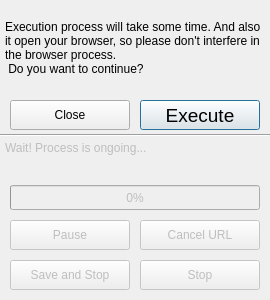
<?xml version="1.0" encoding="UTF-8"?>
<ui version="4.0">
 <class>Dialog</class>
 <widget class="QDialog" name="Dialog">
  <property name="geometry">
   <rect>
    <x>0</x>
    <y>0</y>
    <width>270</width>
    <height>300</height>
   </rect>
  </property>
  <property name="minimumSize">
   <size>
    <width>270</width>
    <height>150</height>
   </size>
  </property>
  <property name="maximumSize">
   <size>
    <width>270</width>
    <height>2005</height>
   </size>
  </property>
  <property name="windowTitle">
   <string>Progress Viewer</string>
  </property>
  <widget class="QPushButton" name="executePB">
   <property name="geometry">
    <rect>
     <x>140</x>
     <y>100</y>
     <width>120</width>
     <height>30</height>
    </rect>
   </property>
   <property name="font">
    <font>
     <pointsize>14</pointsize>
     <weight>50</weight>
     <italic>false</italic>
     <bold>false</bold>
    </font>
   </property>
   <property name="text">
    <string>Execute</string>
   </property>
  </widget>
  <widget class="QLabel" name="label_1">
   <property name="geometry">
    <rect>
     <x>5</x>
     <y>5</y>
     <width>260</width>
     <height>85</height>
    </rect>
   </property>
   <property name="lineWidth">
    <number>1</number>
   </property>
   <property name="text">
    <string>Execution process will take some time. And also it open your browser, so please don't interfere in the browser process.
 Do you want to continue?</string>
   </property>
   <property name="wordWrap">
    <bool>true</bool>
   </property>
  </widget>
  <widget class="QPushButton" name="closePB">
   <property name="geometry">
    <rect>
     <x>10</x>
     <y>100</y>
     <width>120</width>
     <height>30</height>
    </rect>
   </property>
   <property name="text">
    <string>Close</string>
   </property>
  </widget>
  <widget class="Line" name="line">
   <property name="geometry">
    <rect>
     <x>0</x>
     <y>133</y>
     <width>270</width>
     <height>5</height>
    </rect>
   </property>
   <property name="orientation">
    <enum>Qt::Horizontal</enum>
   </property>
  </widget>
  <widget class="QLabel" name="label_2">
   <property name="enabled">
    <bool>false</bool>
   </property>
   <property name="geometry">
    <rect>
     <x>5</x>
     <y>135</y>
     <width>260</width>
     <height>40</height>
    </rect>
   </property>
   <property name="lineWidth">
    <number>1</number>
   </property>
   <property name="text">
    <string>Wait! Process is ongoing...
</string>
   </property>
   <property name="wordWrap">
    <bool>true</bool>
   </property>
  </widget>
  <widget class="QProgressBar" name="progressPB">
   <property name="enabled">
    <bool>false</bool>
   </property>
   <property name="geometry">
    <rect>
     <x>10</x>
     <y>185</y>
     <width>250</width>
     <height>25</height>
    </rect>
   </property>
   <property name="value">
    <number>0</number>
   </property>
  </widget>
  <widget class="QPushButton" name="pausePB">
   <property name="enabled">
    <bool>false</bool>
   </property>
   <property name="geometry">
    <rect>
     <x>10</x>
     <y>220</y>
     <width>120</width>
     <height>30</height>
    </rect>
   </property>
   <property name="text">
    <string>Pause</string>
   </property>
  </widget>
  <widget class="QPushButton" name="cancelPB">
   <property name="enabled">
    <bool>false</bool>
   </property>
   <property name="geometry">
    <rect>
     <x>140</x>
     <y>220</y>
     <width>120</width>
     <height>30</height>
    </rect>
   </property>
   <property name="text">
    <string>Cancel URL</string>
   </property>
  </widget>
  <widget class="QPushButton" name="savePB">
   <property name="enabled">
    <bool>false</bool>
   </property>
   <property name="geometry">
    <rect>
     <x>10</x>
     <y>260</y>
     <width>120</width>
     <height>30</height>
    </rect>
   </property>
   <property name="text">
    <string>Save and Stop</string>
   </property>
  </widget>
  <widget class="QPushButton" name="stopPB">
   <property name="enabled">
    <bool>false</bool>
   </property>
   <property name="geometry">
    <rect>
     <x>140</x>
     <y>260</y>
     <width>120</width>
     <height>30</height>
    </rect>
   </property>
   <property name="text">
    <string>Stop</string>
   </property>
  </widget>
 </widget>
 <resources/>
 <connections/>
</ui>
